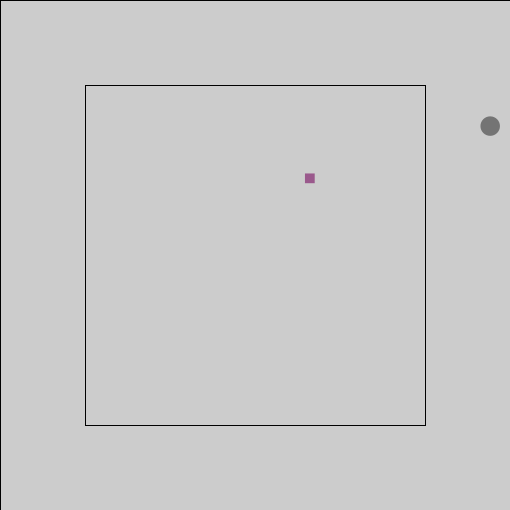
Frame 1 (no input)
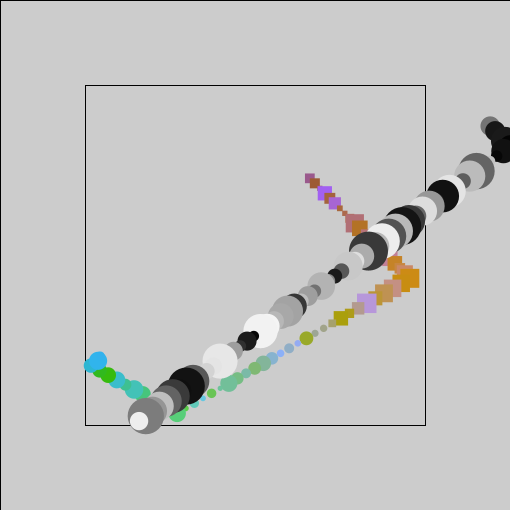
Frame 60 (the mouse pressed at the canvas centre just before this capture)
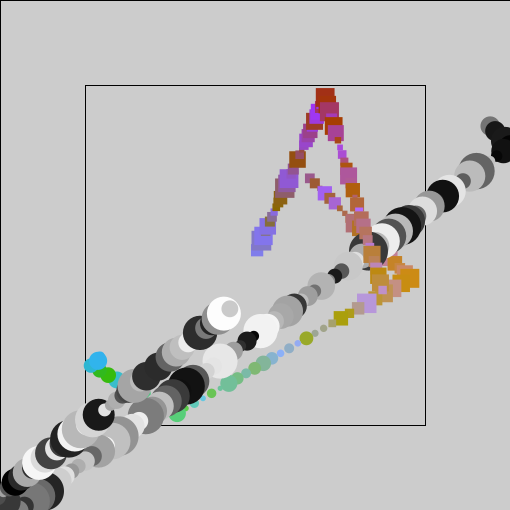
Frame 120 (the mouse held since frame 60 and released just before this capture)

The Processing sketch that drew these frames (run headless with seeded random() and noise(); from frame 60 on, the mouse is pressed at the canvas centre):

// Processing sketch: processing_168532
// ── processing_168532.pde


float posX;
float posY;
float posX2;
float posY2;
float velX;
float velY;
float velX2;
float velY2;
float sz;
float cl;


void setup(){
  size(510,510);
  posX = random(width/6,width/6*5);
  posY = random(height/6,height/6*5);
  posX2 = random(width);
  posY2 = random(height);
  velX = 5;
  velY = 5;
  velX2 = 5;
  velY2 = 5;
  sz = 5;
  cl = random (255);
}

void draw(){
  
  fill(posX/2,posY/2,125,0); // cuadrado del background
  rect(0,0,width,height);
  
  fill(posX/3,posY/3,125,0); // cuadrado del centro
  rect(width/6,height/6,width/6*4,height/6*4);
  
  //vel = random(0,10);
  //vel2 = random(-10,0);
  sz = random(5,20);
    cl = random (255);
  
  noStroke(); //background
 //fill(0,0,0,0);
 //rect(0,0,width,height);


  posX = posX + velX;
  posY = posY + velY;
  
  posX2 = posX2 + velX2;
  posY2 = posY2 + velY2;
  

  
  if(posX-posY<0){ // cambio de elipse a rectangulo (adentro)
  fill(posX/2,posY/2,random(255));
  ellipse(posX,posY,sz,sz);}
  else{fill(posX/2,posY/2,random(255));
  rect(posX-(sz/2),posY-(sz/2),sz,sz);}
  

  
  if((posX+sz)>(width/6)*5){ //paredes de adentro
    velX = random(-10,-2);}
    else{
      if((posX-sz)<width/6){
    velX = random(2,10);}}
    
  if((posY+sz)>(height/6)*5){
    velY = random(-10,-2);}
    else{
      if((posY-sz)<height/6){
    velY = random(2,10);}}
   
      fill(cl,cl,cl);
      ellipse(posX2,posY2,sz*2,sz*2); //ellipse de afuera
      
      
   if(posX2>width){ //paredes de afuera
    velX2 = random(-10,-2);}
    else{
      if((posX2)<0){
    velX2 = random(2,10);}}
    
  if((posY2)>height){
    velY2 = random(-10,-2);}
    else{
      if((posY2)<0){
    velY2 = random(2,10);}}
 
  
}
  void mousePressed (){
    posX=mouseX;
   posY=mouseY;
   

   
   }
